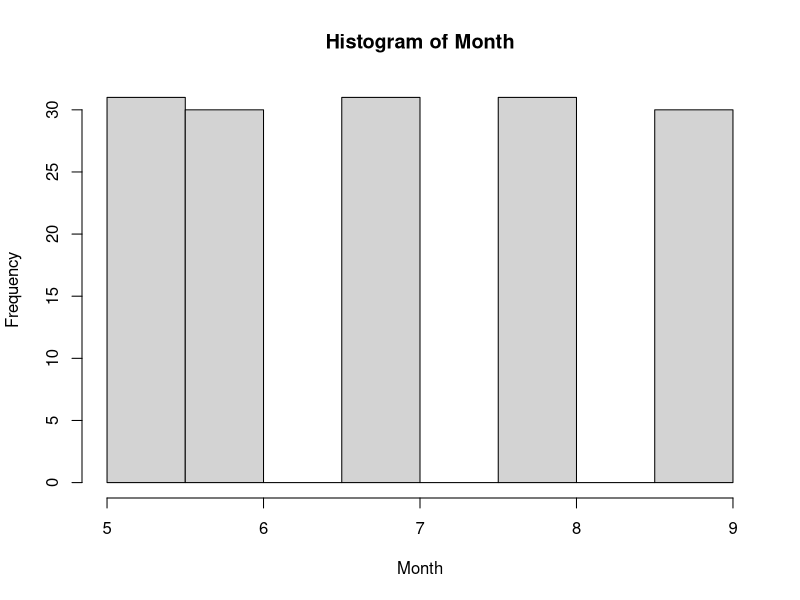
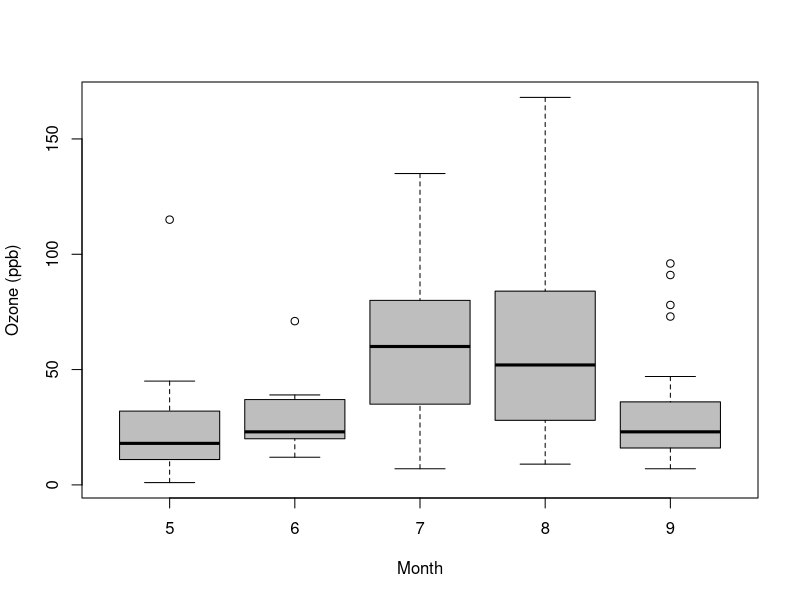
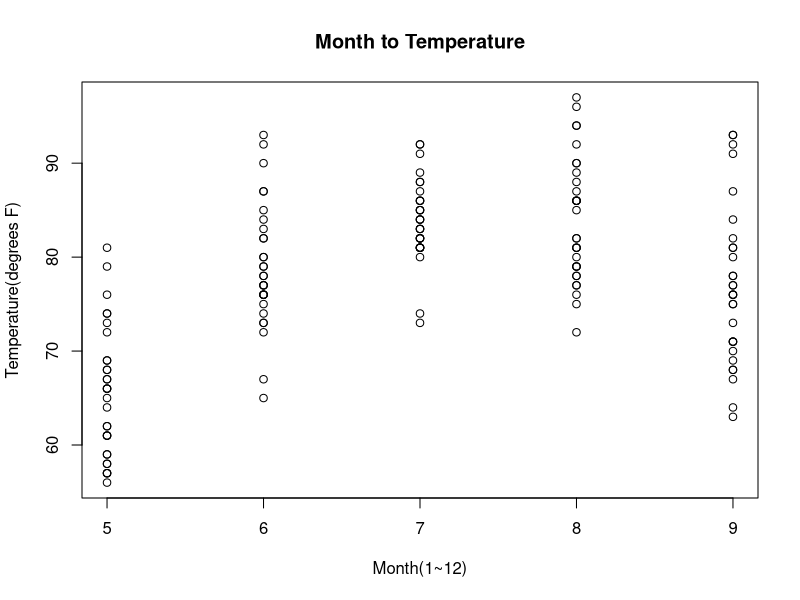
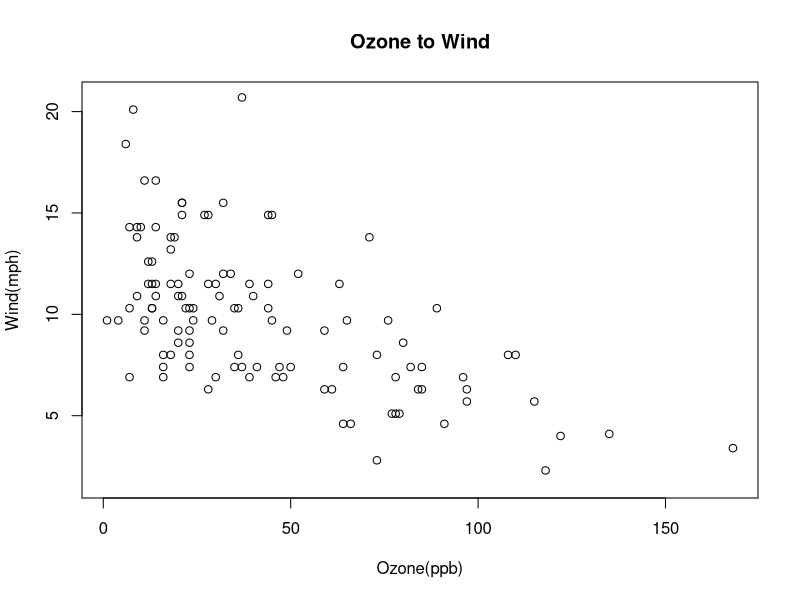
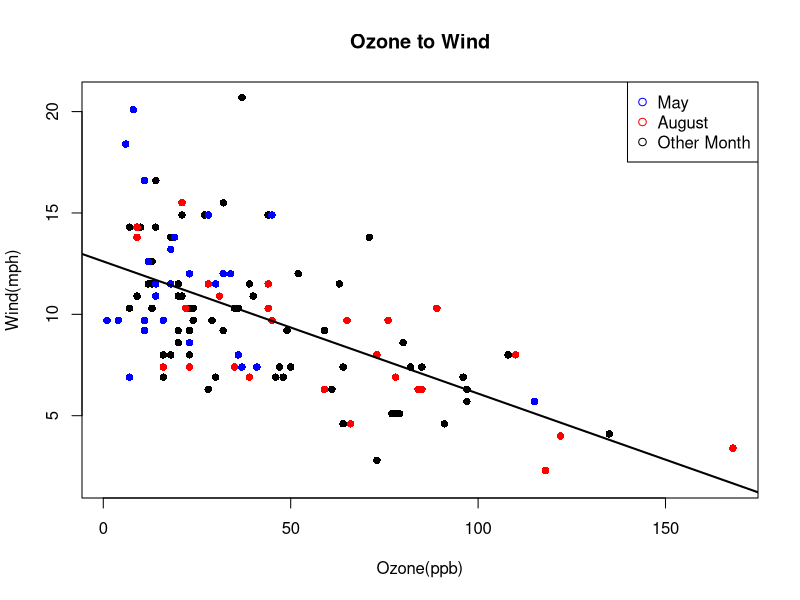
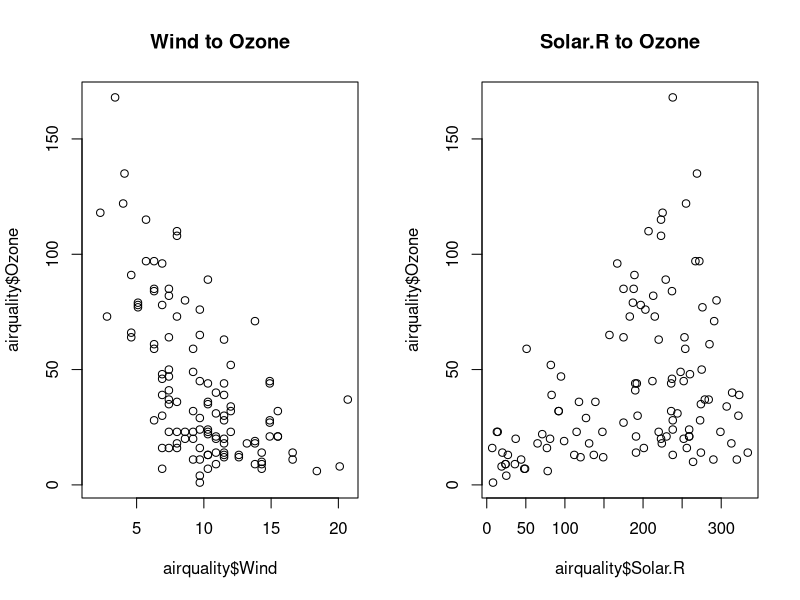
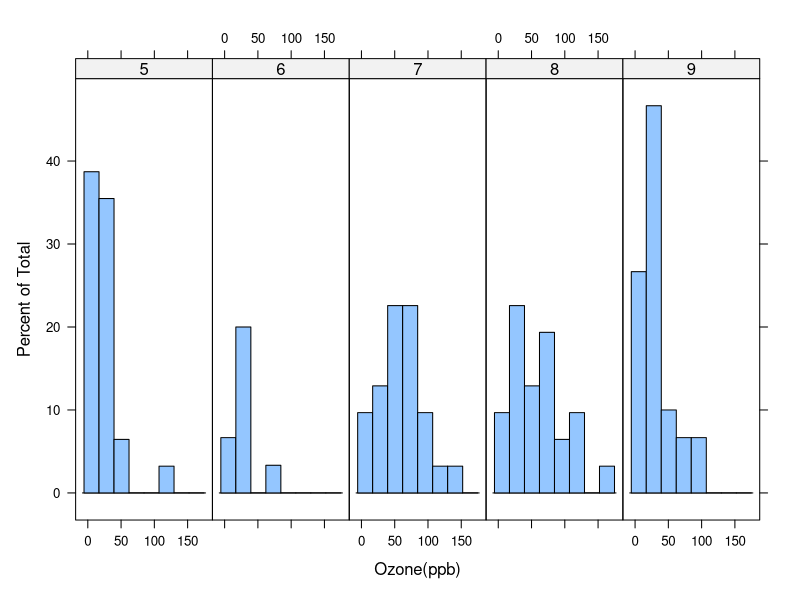
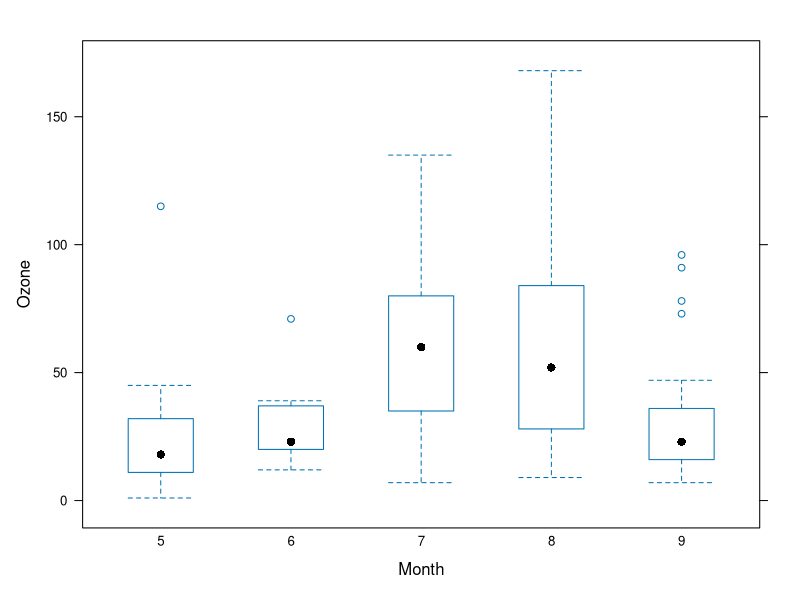

These figures' R source, in order:
## ---- chunk 1
require(datasets)
head(airquality)
## ---- chunk 2
hist(x=airquality$Month, 
     main="Histogram of Month",         # 圖片的名稱
     xlab="Month",                      # X軸的名稱
     ylab="Frequency")                  # Y軸的名稱
## ---- chunk 3
boxplot(formula = Ozone ~ Month, # Y ~ X (代表X和Y軸要放的數值) 
        data = airquality,       # 資料
        xlab = "Month",          # X軸名稱
        ylab = "Ozone (ppb)",    # Y軸名稱
        col ="gray")             # 顏色
## ---- chunk 4
plot(x=airquality$Month,            # X軸的值
     y=airquality$Temp,             # Y軸的值
     main="Month to Temperature",   # 圖片名稱
     xlab="Month(1~12)",            # X軸名稱
     ylab="Temperature(degrees F)") # Y軸名稱       
## ---- chunk 5
plot(x=airquality$Ozone,      # X軸的值
     y=airquality$Wind,       # Y軸的值
     main="Ozone to Wind",    # 圖片名稱
     xlab="Ozone(ppb)",       # X軸的名稱
     ylab="Wind(mph)"         # Y軸的名稱
)
## ---- chunk 6
# 建立一個畫布，上面已經有一張散布圖(Ozone to Wind)
plot(x=airquality$Ozone,
     y=airquality$Wind,
     main="Ozone to Wind",
     xlab="Ozone(ppb)",
     ylab="Wind(mph)",
     pch=16                  # 點的圖形
) 

# 現在我們要在這張圖片中，把5月的資料點用藍色標註上去
May_data <- airquality[airquality$Month==5, ]   # 找出5月的資料
  # 標上藍色的點
points(x=May_data$Ozone,                       
       y=May_data$Wind, 
       pch=16,                  # 點的圖形
       col="blue")              # 顏色

# 同理，也可以把8月的資料點用紅色標註上去
Aug_data <- airquality[airquality$Month==8, ]   # 找出8月的資料
  # 標上紅色的點
points(x=Aug_data$Ozone, 
       y=Aug_data$Wind, 
       pch=16,               # 點的圖形
       col="red")            # 顏色

# 在右上角做出標示
legend("topright",                                # 表示在右上角
       pch = 1,                                   # pch代表點的圖案
       col = c("blue", "red", "black"),           # col代表顏色 
       legend = c("May", "August", "Other Month") # 顏色所對應的名稱
       )

# 我們也可以畫出回歸趨勢線
lm.model <- lm(Wind~Ozone, airquality)    # 建立一個線性回歸
  # 畫上回歸的趨勢線
abline(lm.model,                          
       lwd=2)     # lwd 代表線的粗細
## ---- chunk 7
# c(1,2)，表示建立一個1x2的空間，用來呈現後續的圖
par(mfrow = c(1,2)) 

# 第一張圖
plot(airquality$Wind, airquality$Ozone, main = "Wind to Ozone") 
# 第二張圖
plot(airquality$Solar.R, airquality$Ozone, main = "Solar.R to Ozone")

## ---- chunk 8
require(lattice)  # 如果無法執行，請先install.packages("lattice")
## ---- chunk 9
# 先把月份變成類別變數
airquality$Month <- as.factor(airquality$Month) 

# 繪圖
histogram(x= ~ Ozone | Month,  # 根據月份(Month)的條件，繪製臭氧(Ozone)的直方圖
          data=airquality,     
          xlab="Ozone(ppb)",  
          layout=c(5,1))       # 以5x1的方式呈現圖表
   
## ---- chunk 10
bwplot(x = Ozone ~ Month,      # 把Month放在X軸，Ozone放在Y軸
       data = airquality,     
       xlab = "Month"         
       )
## ---- chunk 11
# 把Ozone放在x的值；當然，可以增加月份的條件( ~ Ozone | Month)
densityplot( ~ Ozone ,      
            data=airquality
            )
## ---- chunk 12
# Wind放在Z軸，Temp和Ozone放在X和Y軸，根據Month條件分別繪圖
cloud(x=Wind~Temp+Ozone | Month, 
       data=airquality         
      )
## ---- chunk 13
xyplot(x=Wind~Temp,         # Wind放在Y軸，Temp放在X軸
       data=airquality,     
       group = Month,       # 根據Month，把資料點用顏色區分開來  
       
       # auto.key參數，表示設定標籤與其他資訊
       auto.key=list(space="top",          # 位置在上方 
                     columns=5,            # 1x5的方式呈現標籤
                     title="Month Labels", # 標籤名稱
                     cex.title=1)          # 標籤字體大小
       )
## ---- chunk 14
# 目的:我們想要在散布圖中，畫出標示出中位數的線 #

xyplot(x=Wind~Temp | Month,  # Wind放在Y軸，Temp放在X軸，並根據Month條件分別繪圖
       data=airquality,      
       layout = c(5,1),      # 以5x1的方式呈現圖
       
       # 在這裡，我們要使用panel function，畫出中位數的線
       panel=function(x,y){  
           # function的寫法，會用大括號包起來，裡面表示要進行的動作：
           # 在這個panel function裡面，我們進行了兩個動作
           panel.xyplot(x, y)                    # 1.繪製x-y的散布圖
           panel.abline(h = median(y), lty = 2)  # 2.標示出中位數的線段
       }
       
)

## ---- chunk 15
# 目的:我們想要在散布圖中，畫出線性回歸的趨勢線 #

xyplot(x=Wind~Temp ,         # Wind放在Y軸，Temp放在X軸
       data=airquality,     
      
       # 在這裡，我們要使用panel function，畫出線性回歸的趨勢線
       panel=function(x,y){  
           # function的寫法，會用大括號包起來，裡面表示要進行的動作：
           # 在這個panel function裡面，我們進行了三個動作
           panel.fill(col="gray")         # 1.改變背景顏色(gray)
           panel.xyplot(x, y)             # 2.繪製x-y的散布圖
           panel.lmline(x, y, col="red")  # 3.畫出線性回歸的趨勢線
       }
       
)
## ---- chunk 16
require(ggplot2)
qplot(x=Ozone,                      
      data=airquality,              
      geom="histogram",             # 圖形=histogram
      main = "Histogram of Ozone",  
      xlab="Ozone(ppb)",            
      binwidth = 25,                # 每25單位為一區隔
      fill= Month                   # 以顏色標註月份，複合式的直方圖
      )
## ---- chunk 17
qplot(x=Temp,                               
      y=Ozone,                              
      data=airquality,                      
      geom="point",                         # 圖形=scatter plot
      main = "Scatter Plot of Ozone-Temp",  
      xlab="Temp",                          
      ylab="Ozone(ppb)",                    
      color= Month                          # 以顏色標註月份，複合式的散布圖
      )
## ---- chunk 18
qplot(x=Temp,                             
      data=airquality,                     
      geom="density",        # 圖形=density
      xlab="Temp",                         
      color= Month           # 以顏色標註月份，複合式的機率密度圖
)

## ---- chunk 19
qplot(x=Month,                               
      y=Ozone,
      data=airquality,                     
      geom="boxplot",       # 圖形=boxplot
      xlab="Temp",                          
      color= Month          # 以顏色標註月份，複合式的合鬚圖
)

## ---- chunk 20
# 準備一個畫布，資料集=airquality
canvas <- ggplot(data=airquality)
## ---- chunk 21
# 方才準備的畫布
canvas +
    # 以直方圖的圖形呈現資料
    geom_histogram(aes(x=Ozone,     # X 放Ozone
                       fill=Month   # 根據月份顯示不同的顏色   
                       ) 
                   )     

## ---- chunk 22
# 方才準備的畫布
canvas +
    # 以直方圖的圖形呈現資料
    geom_histogram(aes(x=Ozone,
                       fill=Month)  # 以粉紅色填滿         
                   ) +
    
    # 用facet()，分別各畫一張各月份的直方圖
    facet_grid(.~Month)   # 因為Month放在右邊，故圖片以水平方向呈現

## ---- chunk 23
# 準備畫布
ggplot(data=airquality) +   
    
    # 散布圖對應的函式是geom_point()
    geom_point(aes(x=Temp,  # 用aes()，描繪散布圖內的各種屬性
                   y=Ozone,
                   main="Scatter Plot of Ozone-Temp",
                   color=Month) 
               ) + 
    # 用geom_smooth()加上趨勢線
    geom_smooth(aes(x=Temp,
                    y=Ozone)) +
    
    # 用labs()，進行文字上的標註(Annotation)
    labs(title="Scatter of Temp-Ozone",
         x="Temp",
         y="Ozone") +
    
    # 用theme_bw(background white)，改變主題背景成白色
    # 更多背景設定： http://docs.ggplot2.org/current/ggtheme.html            
    theme_bw()          
## ---- chunk 24
ggplot(data=airquality) +   
    
    # 要畫線的話，對應的函式是geom_line()
    geom_line(aes(x=Temp,  
                   y=Ozone,
                   color=Month) 
               ) +
    
    # 用labs()，進行文字上的標註(Annotation)
    labs(title="Line Plot of Temp-Ozone",
         x="Temp",
         y="Ozone") +
    
    theme_bw()

## ---- chunk 25
# 準備畫布
ggplot(data=airquality) +   
    
    # 散布圖對應的函式是geom_point()
    geom_point(aes(x=Temp,  
                   y=Ozone,
                   main="Scatter Plot of Ozone-Temp",
                   color=Month) 
               ) + 
    # 要畫線的話，對應的函式是geom_line()
    geom_line(aes(x=Temp,  
                   y=Ozone,
                   color=Month) 
               ) + 

    # 用labs()，進行文字上的標註(Annotation)
    labs(title="Combination of Scatter and Line Plots",
         x="Temp",
         y="Ozone") +
    
    theme_bw()
## ---- chunk 26
# 自己定義一筆新的資料
df <- data.frame(sex=c("child", "teen", "adult", "old man"),
                 perc=c(21,53,85,8)
                 )

#準備畫布
ggplot(data=df) +
    
    # 先畫bar plot
    geom_bar(aes(x=factor(1),
                 y=perc,
                 fill=sex),
             stat = "identity"
             ) +
    
    # 再沿著Y，轉軸成圓餅圖
    coord_polar("y", start=0)
